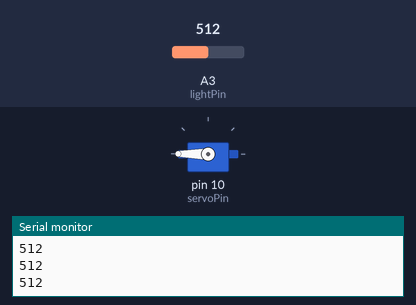
Bench run of a sketch on a simulated Arduino Uno, built with avr-gcc and run on an emulated ATmega328P. Parts: servo, the last lines printed to the serial monitor. The test bench sets the inputs (shaded band); at power-on: A3 (lightPin) = 512.

Above: at 1.3 s.
1.4 s: A3 (lightPin) set to 595
3.2 s: A3 (lightPin) set to 626
At 4.3 s:
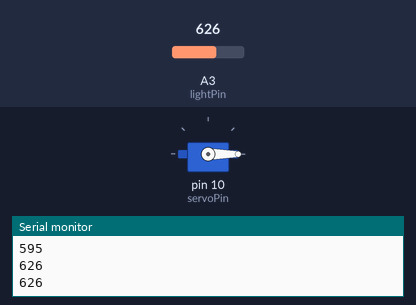
5.5 s: A3 (lightPin) set to 1023
At 7.1 s:
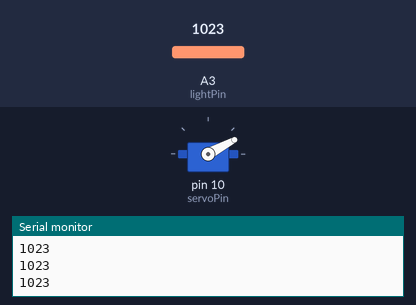
7.5 s: A3 (lightPin) set to 511
At 8.7 s:
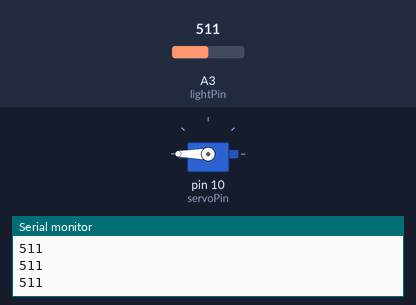
9.5 s: A3 (lightPin) set to 0
At 11.4 s:
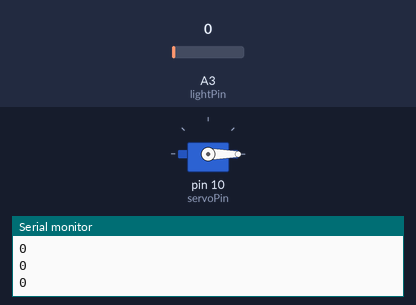
Timing chart, 0 to 12.5 s (numbered marks = the images above; inputs shaded):
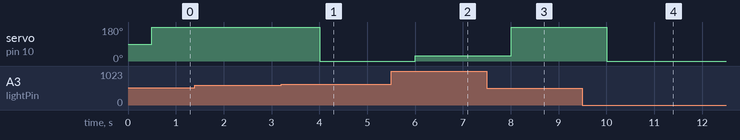

The sketch:

Servo_Light.ino
```cpp
 #include <Servo.h>
 int servoPin = 10;
 int servoPos = 0;
 int lightPin = A3;
 int lightRead;
Servo myServo;
 int wait = 500;
 void setup() {
  // put your setup code here, to run once:
  Serial.begin(9600);
  myServo.attach(servoPin);
  pinMode(lightPin,INPUT);

}

void loop() {
  // put your main code here, to run repeatedly:
  lightRead=analogRead(lightPin);
  servoPos=(9./11.)*lightRead;
  Serial.println(lightRead);
  delay(wait);
  myServo.write(servoPos);
}
```

Measured:
- the behaviour switches between 611 and 612 on A3 (lightPin) (found by bisection; images 0 and 1)
- after the input at 3.2 s, servo on pin 10 (servoPin): 180° → 0° after 0.80 s
- after the input at 5.5 s, servo on pin 10 (servoPin): 0° → 28° after 0.50 s
- after the input at 7.5 s, servo on pin 10 (servoPin): 28° → 180° after 0.51 s
- after the input at 9.5 s, servo on pin 10 (servoPin): 180° → 0° after 0.51 s
